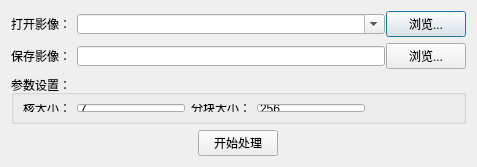
<?xml version="1.0" encoding="UTF-8"?>
<ui version="4.0">
 <class>Dialog</class>
 <widget class="QDialog" name="Dialog">
  <property name="geometry">
   <rect>
    <x>0</x>
    <y>0</y>
    <width>477</width>
    <height>167</height>
   </rect>
  </property>
  <property name="minimumSize">
   <size>
    <width>477</width>
    <height>167</height>
   </size>
  </property>
  <property name="maximumSize">
   <size>
    <width>477</width>
    <height>167</height>
   </size>
  </property>
  <property name="windowTitle">
   <string>聚类</string>
  </property>
  <property name="windowIcon">
   <iconset>
    <normaloff>settings/icon/ImgClass_Post_Clump.png</normaloff>settings/icon/ImgClass_Post_Clump.png</iconset>
  </property>
  <layout class="QGridLayout" name="gridLayout_3">
   <item row="0" column="0">
    <layout class="QVBoxLayout" name="verticalLayoutMain">
     <property name="sizeConstraint">
      <enum>QLayout::SetDefaultConstraint</enum>
     </property>
     <item>
      <layout class="QHBoxLayout" name="horizontalLayout_openImage">
       <property name="spacing">
        <number>6</number>
       </property>
       <property name="sizeConstraint">
        <enum>QLayout::SetDefaultConstraint</enum>
       </property>
       <item alignment="Qt::AlignLeft">
        <widget class="QLabel" name="label">
         <property name="text">
          <string>打开影像：</string>
         </property>
        </widget>
       </item>
       <item alignment="Qt::AlignLeft">
        <widget class="QComboBox" name="comboBox_openImage">
         <property name="enabled">
          <bool>true</bool>
         </property>
         <property name="minimumSize">
          <size>
           <width>308</width>
           <height>20</height>
          </size>
         </property>
         <property name="maximumSize">
          <size>
           <width>308</width>
           <height>20</height>
          </size>
         </property>
         <property name="editable">
          <bool>true</bool>
         </property>
        </widget>
       </item>
       <item>
        <widget class="QPushButton" name="pushButton_openImage">
         <property name="text">
          <string>浏览...</string>
         </property>
        </widget>
       </item>
      </layout>
     </item>
     <item>
      <layout class="QHBoxLayout" name="horizontalLayout_saveImage">
       <item>
        <widget class="QLabel" name="label_2">
         <property name="text">
          <string>保存影像：</string>
         </property>
        </widget>
       </item>
       <item>
        <widget class="QLineEdit" name="lineEdit_saveImage">
         <property name="minimumSize">
          <size>
           <width>308</width>
           <height>20</height>
          </size>
         </property>
         <property name="maximumSize">
          <size>
           <width>308</width>
           <height>20</height>
          </size>
         </property>
        </widget>
       </item>
       <item>
        <widget class="QPushButton" name="pushButton_saveImage">
         <property name="text">
          <string>浏览...</string>
         </property>
        </widget>
       </item>
      </layout>
     </item>
     <item>
      <widget class="QGroupBox" name="groupBox_setParas">
       <property name="title">
        <string>参数设置：</string>
       </property>
       <layout class="QVBoxLayout" name="verticalLayout_2">
        <item>
         <layout class="QGridLayout" name="gridLayout_2">
          <item row="0" column="2">
           <widget class="QLabel" name="label_3">
            <property name="text">
             <string>分块大小：</string>
            </property>
           </widget>
          </item>
          <item row="0" column="4">
           <spacer name="horizontalSpacer">
            <property name="orientation">
             <enum>Qt::Horizontal</enum>
            </property>
            <property name="sizeHint" stdset="0">
             <size>
              <width>60</width>
              <height>20</height>
             </size>
            </property>
           </spacer>
          </item>
          <item row="0" column="0">
           <widget class="QLabel" name="label_6">
            <property name="text">
             <string>核大小：</string>
            </property>
           </widget>
          </item>
          <item row="0" column="1">
           <widget class="QLineEdit" name="lineEdit_kernel">
            <property name="text">
             <string>7</string>
            </property>
           </widget>
          </item>
          <item row="0" column="3">
           <widget class="QLineEdit" name="lineEdit_labelSize">
            <property name="text">
             <string>256</string>
            </property>
           </widget>
          </item>
         </layout>
        </item>
       </layout>
      </widget>
     </item>
     <item>
      <layout class="QVBoxLayout" name="verticalLayout">
       <item alignment="Qt::AlignHCenter">
        <widget class="QPushButton" name="pushButton_process">
         <property name="text">
          <string>开始处理</string>
         </property>
        </widget>
       </item>
      </layout>
     </item>
    </layout>
   </item>
  </layout>
 </widget>
 <resources/>
 <connections>
  <connection>
   <sender>pushButton_process</sender>
   <signal>clicked()</signal>
   <receiver>Dialog</receiver>
   <slot>accept()</slot>
   <hints>
    <hint type="sourcelabel">
     <x>238</x>
     <y>233</y>
    </hint>
    <hint type="destinationlabel">
     <x>238</x>
     <y>127</y>
    </hint>
   </hints>
  </connection>
 </connections>
</ui>
